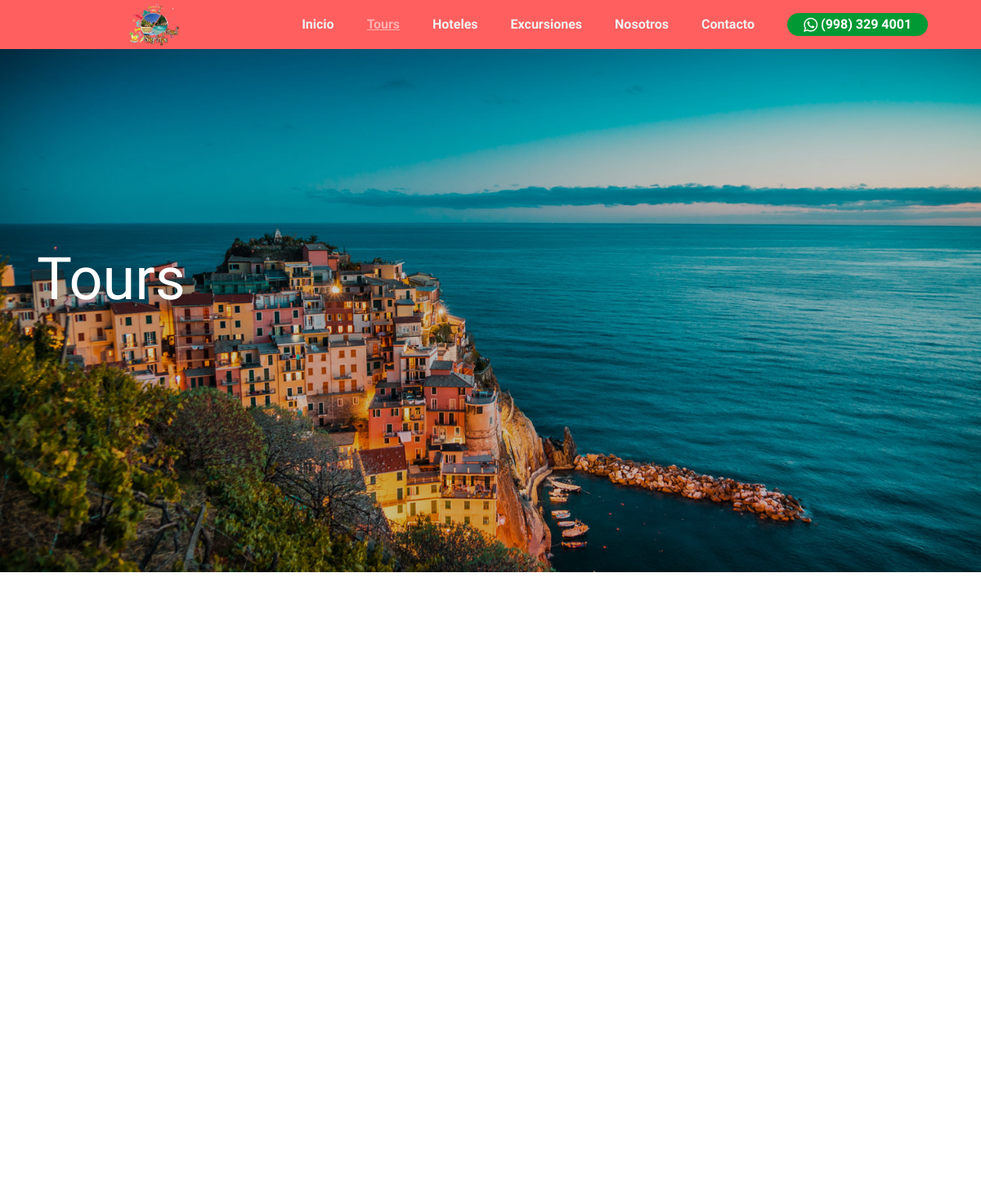
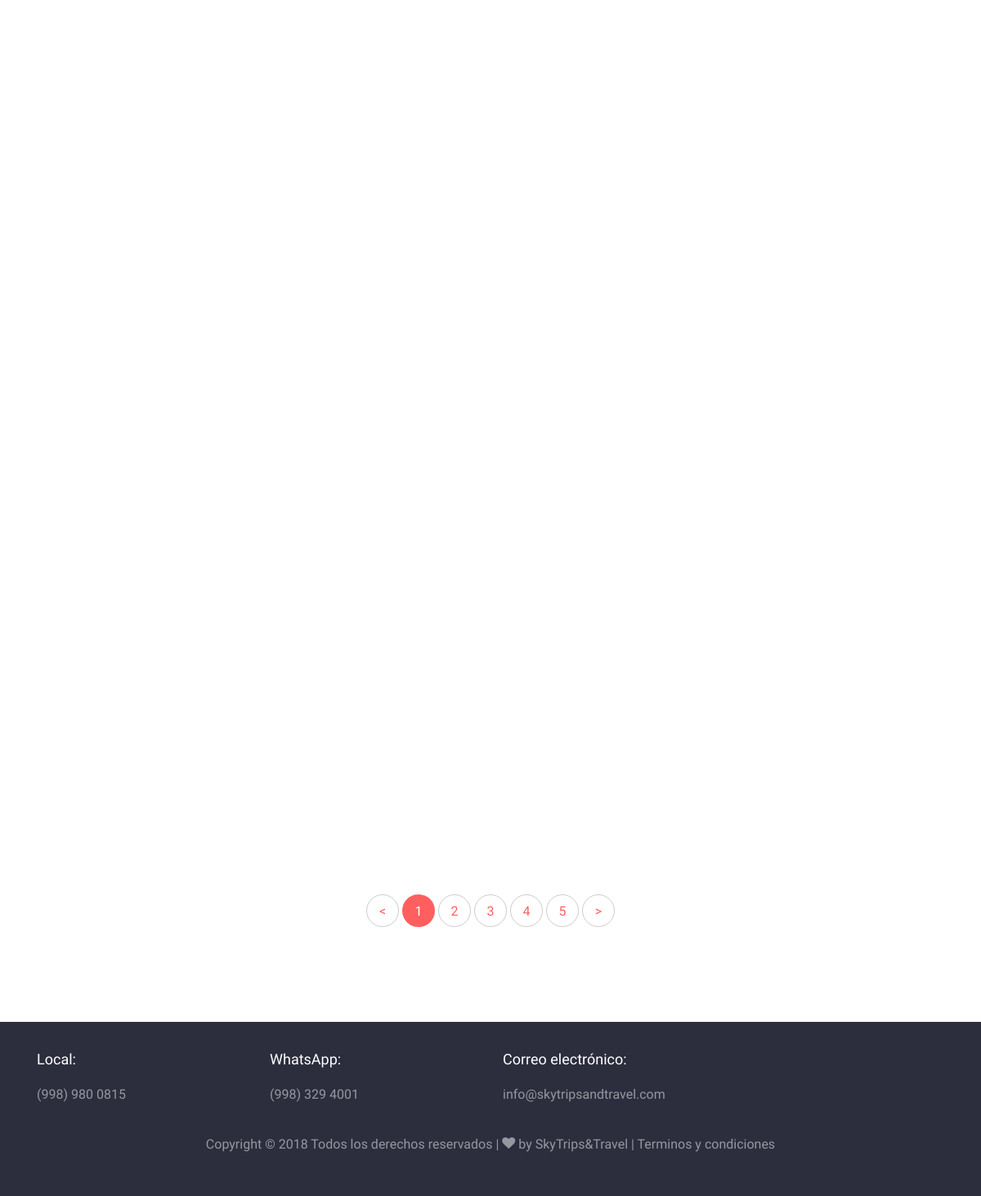
The page /tours/ on the database its author committed (2 pictures, top to bottom).
### tours/models.py (models this page shows, shortened)
class tour_banner(models.Model):
    descripción = models.TextField()
    imagen = models.ImageField(verbose_name="Imagen", upload_to="tours/banners")
    creacion = models.DateTimeField(auto_now_add=True, verbose_name="Fecha de creación")
    actualizacion = models.DateTimeField(auto_now=True, verbose_name="Fecha de actualizacion")
    class Meta:
        verbose_name = 'tour_banners'
        verbose_name_plural = 'tour_banners'
        ordering = ['-creacion']

### tours/views.py (the view)
# urls.py: path('tours/', tours_views.tours, name="tours"),
def tours(request):
    Tours = tour.objects.all()
    Tours_banners = tour_banner.objects.all()
    return render(request, "tours/tours.html", {"tours": Tours, "banners":Tours_banners })

### tours/templates/tours/tours.html (shortened to what this page needs)
{% extends 'core/base.html' %}
{% load static %}
{% block slides %}
  {% for tour_banner in banners %}
    <div class="slider-item" style="background-image: url('{{tour_banner.imagen.url}}');" data-stellar-background-ratio="0.5">
      <div class="overlay"></div>
      <div class="container">
        <div class="row slider-text align-items-center">
          <div class="col-md-7 col-sm-12 ftco-animate">
            <h1 class="mb-3">{{tour_banner.descripción}}</h1>
          </div>
        </div>
      </div>
    </div>
  {% endfor %}
{% endblock %}
{% block  content %}
  <section class="ftco-section">
    <div class="container">
      <div class="row">
        <div class="col-lg-12">
          <div class="row">
          </div>
          <div class="row mt-5">
            <div class="col text-center">
              <div class="block-27">
                <ul>
                  <li><a href="#">&lt;</a></li>
                  <li class="active"><span>1</span></li>
                  <li><a href="#">2</a></li>
                  <li><a href="#">3</a></li>
                  <li><a href="#">4</a></li>
                  <li><a href="#">5</a></li>
                  <li><a href="#">&gt;</a></li>
                </ul>
              </div>
            </div>
          </div>
        </div>
      </div>
    </div>
  </section>
{% endblock %}

### rows shown on the page
tour_banner: imagen (picture), descripción "Tours"
